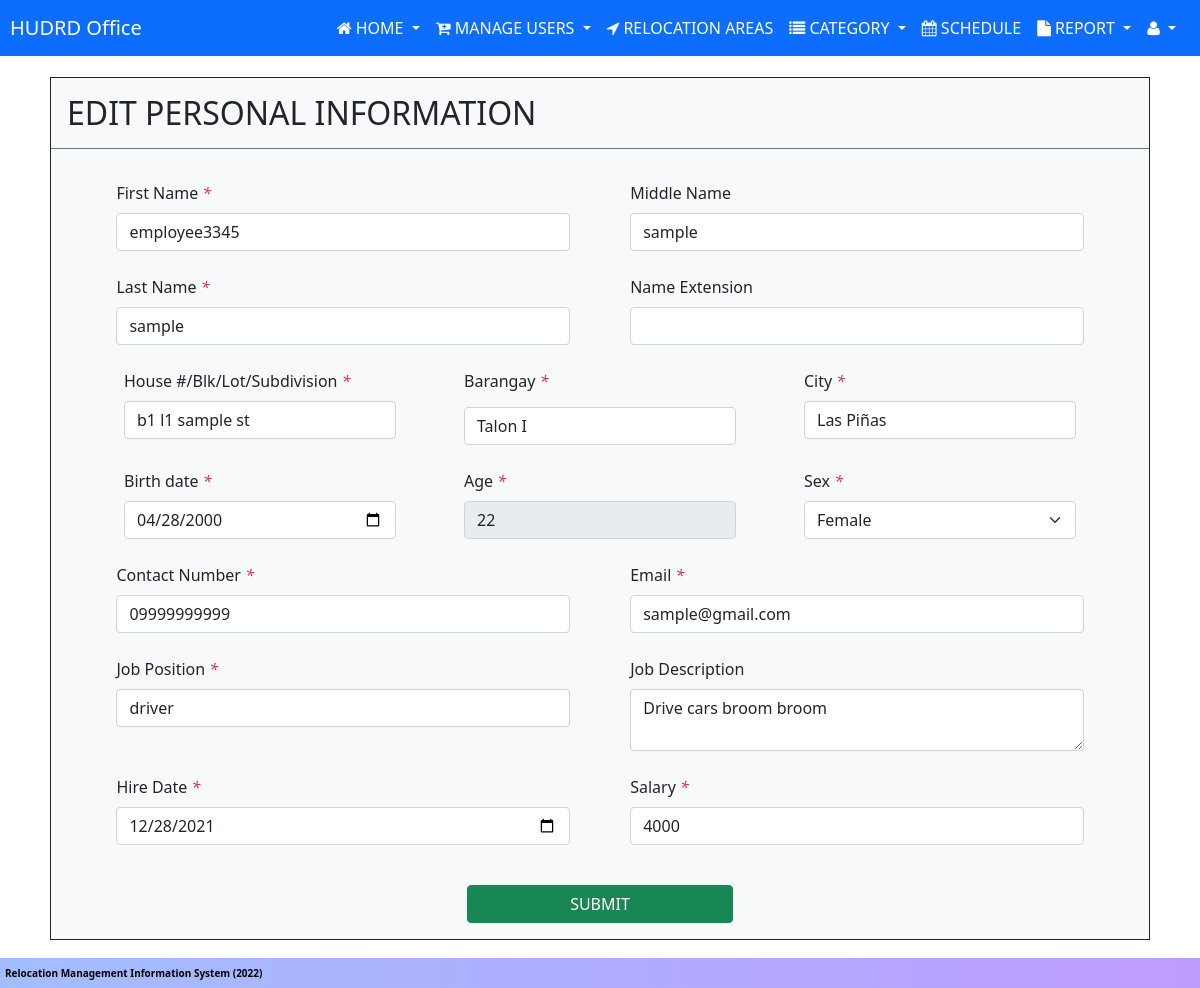
Screenshot of /userData/hudrd/hudrd-personal-info.php (signed in) with the database file from the repository.
### tables this page shows
CREATE TABLE `tbl_users` (
  `user_id` int(11) NOT NULL AUTO_INCREMENT,
  `fname` varchar(100) NOT NULL,
  `mname` varchar(100) NOT NULL,
  `lname` varchar(100) NOT NULL,
  `ename` varchar(50) NOT NULL,
  `detailed_add` varchar(100) NOT NULL,
  `barangay` varchar(100) NOT NULL,
  `city` varchar(100) NOT NULL,
  `gender` varchar(255) NOT NULL,
  `age` int(11) NOT NULL,
  `bday` date NOT NULL,
  `contact_no` varchar(50) NOT NULL,
  `email` varchar(100) NOT NULL,
  `resetCode` varchar(10) NOT NULL,
  `user_type` varchar(50) NOT NULL,
  PRIMARY KEY (`user_id`)
);

CREATE TABLE `tbl_employees` (
  `emp_id` int(11) NOT NULL AUTO_INCREMENT,
  `job_position` varchar(100) NOT NULL,
  `job_description` varchar(1000) NOT NULL,
  `hire_date` date NOT NULL,
  `salary` float NOT NULL,
  `user_id` int(11) NOT NULL,
  PRIMARY KEY (`emp_id`),
  KEY `user_id` (`user_id`),
  CONSTRAINT `fk_emp_user_id` FOREIGN KEY (`user_id`) REFERENCES `tbl_users` (`user_id`) ON DELETE CASCADE ON UPDATE CASCADE
);

### userData/hudrd/hudrd-personal-info.php (the view, shortened to what this page needs)
<?php include '../../includes/header.php';
?>
<?php
$username = $_SESSION['username'];
require_once '../../includes/conn.php';
$query = $conn->query("SELECT tbl_users.user_id,tbl_users.fname,tbl_users.mname,tbl_users.lname,tbl_users.ename,tbl_users.detailed_add,tbl_users.barangay,tbl_users.city,tbl_users.gender,tbl_users.bday,tbl_users.age,tbl_users.contact_no,tbl_users.email,tbl_users.user_type,tbl_accounts.user_name,tbl_employees.job_position,tbl_employees.job_description,tbl_employees.hire_date,tbl_employees.salary FROM tbl_users INNER JOIN tbl_accounts ON tbl_users.user_id = tbl_accounts.user_id LEFT OUTER JOIN tbl_employees ON tbl_users.user_id = tbl_employees.user_id WHERE tbl_accounts.user_name = '$username'");
if (mysqli_num_rows($query) > 0) {
    while ($row = mysqli_fetch_array($query)) :
?>
<form action="../../php_actions/edit-personal-info.php" method="POST">
    <div class="col-lg-11 bg-light col-11 mb-2 mt-2 border border-1 border-dark ms-auto me-auto"
        style="min-height: 83vh; ">
        <h2 class="p-3 border border-start-0 border-end-0 border-top-0 border-bottom border-1 border-secondary">
            EDIT PERSONAL INFORMATION</h2>
        <br>
        <div class=" justify-content-evenly form-row text-start">
            <div class="form-group col-5 ">
                <label class=" form-label" for="">First Name <i class="text-danger">*</i></label>
                <input class="form-control" required name="fname" type="text" value="<?php echo $row['fname'] ?>">
            </div>
            <div class="form-group col-5 ">
                <label class=" form-label" for="">Middle Name</label>
                <input class="form-control" name="mname" type="text" value="<?php echo $row['mname'] ?>">
            </div>
        </div>
        <br>
        <div class=" justify-content-evenly form-row text-start">
            <div class="form-group col-5 ">
                <label class=" form-label" for="">Last Name <i class="text-danger">*</i></label>
                <input class="form-control" required name="lname" type="text" value="<?php echo $row['lname'] ?>">
            </div>
            <div class="form-group col-5 ">
                <label class=" form-label" for="">Name Extension</label>
                <input class="form-control" name="ename" type="text" value="<?php echo $row['ename'] ?>">
            </div>
        </div>
        <br>
        <div class="form-row justify-content-evenly text-start">
            <div class="form-group col-3 ">
                <label class=" form-label" for="">House #/Blk/Lot/Subdivision <i class="text-danger">*</i></label>
                <input class="form-control" required name="detailed_add" type="text"
                    value="<?php echo $row['detailed_add'] ?>">
            </div>
            <div class="form-group col-3 ">
                <label style="overflow: hidden;" class=" form-label" for="">Barangay <i
                        class="text-danger">*</i></label>
                <input class="form-control" required name="barangay" type="text" value="<?php echo $row['barangay'] ?>">
            </div>
            <div class="form-group col-3 ">
                <label class=" form-label" for="">City <i class="text-danger">*</i></label>
                <input class="form-control" required name="city" type="text" value="<?php echo $row['city'] ?>">
            </div>
        </div>
        <br>
        <div class="form-row justify-content-evenly text-start">
            <div class="form-group col-3 ">
                <label class=" form-label" for="">Birth date <i class="text-danger">*</i></label>
                <input class="form-control" required onchange="fnCalculateAge();" id="bday" name="bday" type="date"
                    value="<?php echo $row['bday'] ?>">
            </div>
            <div class="form-group col-3 ">
                <label class=" form-label" for="">Age <i class="text-danger">*</i></label>
                <input class="form-control" readonly id="ageTotal" name="age" type="number"
                    value="<?php echo $row['age'] ?>">
            </div>
            <div class="form-group col-3 ">
                <label class=" form-label" for="">Sex <i class="text-danger">*</i></label>
                <select class="form-control form-select" required name="gender" id="" required>
                    <option <?php if ($row['gender'] == "Female") {
                                        echo "selected";
                                    } ?> value="Female">Female</option>
                </select>
            </div>
        </div>
        <br>
        <div class="form-row justify-content-evenly text-start">
            <div class="form-group col-5 ">
                <label class=" form-label" for="">Contact Number <i class="text-danger">*</i></label>
                <input class="form-control" required pattern="^(09|\+639)\d{9}$"
                    title="Number must start with 09/+639 followed by 9 digits" name="contact_no" type="text"
                    value="<?php echo $row['contact_no'] ?>">
            </div>
            <div class="form-group col-5 ">
                <label class=" form-label" for="">Email <i class="text-danger">*</i></label>
                <input class="form-control" required name="email" type="text" value="<?php echo $row['email'] ?>">
            </div>
        </div>
        <br>
        <div class="form-row justify-content-evenly text-start">
            <div class="form-group col-5 ">
                <label class=" form-label" for="">Job Position <i class="text-danger">*</i></label>
                <input class="form-control" name="job_position" required type="text"
                    value="<?php echo $row['job_position'] ?>">
            </div>
            <div class="form-group col-5 ">
                <label class=" form-label" for="">Job Description</label>
                <textarea name="job_description" id="" rows="2"
                    class=" form-control text-start"><?php echo $row['job_description'] ?></textarea>
            </div>
        </div>
        <br>
        <div class="form-row justify-content-evenly text-start" <?php if ($row['user_type'] === "ISF") {
                                                                            echo "style= 'display:none;'";
                                                                        } ?>>
            <div class="form-group col-5 ">
                <label class=" form-label" for="">Hire Date <i class="text-danger">*</i></label>
                <input class="form-control" name="hire_date" required type="date"
                    value="<?php echo $row['hire_date'] ?>">
            </div>
            <div class="form-group col-5 ">
                <label class=" form-label" for="">Salary <i class="text-danger">*</i></label>
                <input class="form-control" name="salary" required type="number" value="<?php echo $row['salary'] ?>">
            </div>
        </div>
        <br>
        <div class="text-center m-3">
            <input type="submit" class="col-lg-3 btn btn-success col-3 " name="submitHudrdEdit" value="SUBMIT">
        </div>
    </div>
    <?php
    endwhile;
}
    ?>
</form>
<?php include '../../includes/footer.php'; ?>

### css/navAndFoot.css (style rules this page uses)
body { font-family: "Franklin Gothic Medium", "Arial Narrow", Arial, sans-serif; height: auto; padding-top: 4.3rem; padding-bottom: 2.5rem; }

### css/header.css (style rules this page uses)
.form-group { margin-bottom: 1 rem; }
.form-row { display: flex; flex-wrap: wrap; margin-right: 5px; margin-left: 5px; }

### rows the page displays
tbl_users: fname "employee3345", mname "sample", lname "sample", detailed_add "b1 l1 sample st", barangay "Talon I", city "Las Piñas", bday "04/28/2000", age "22", gender "Female", contact_no "09999999999", email "sample@gmail.com", job_position "driver", job_description "Drive cars broom broom", hire_date "12/28/2021", salary "4000"
